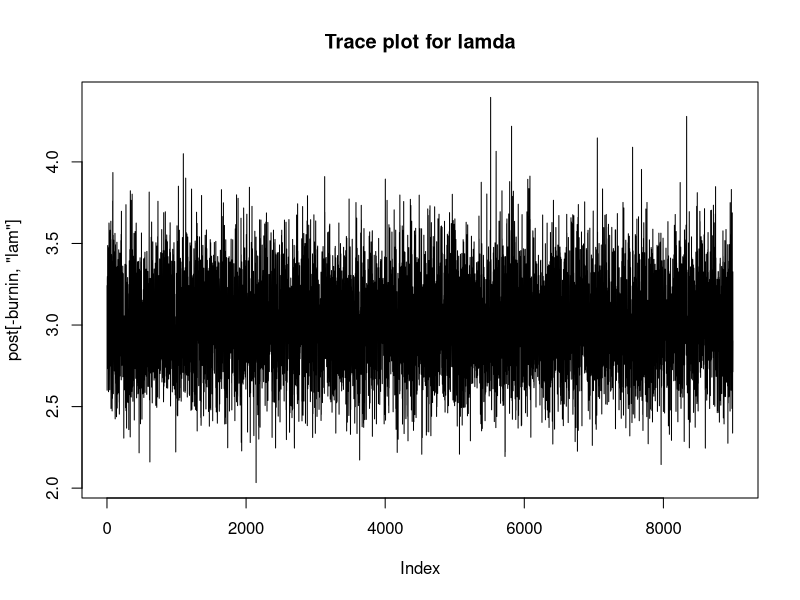
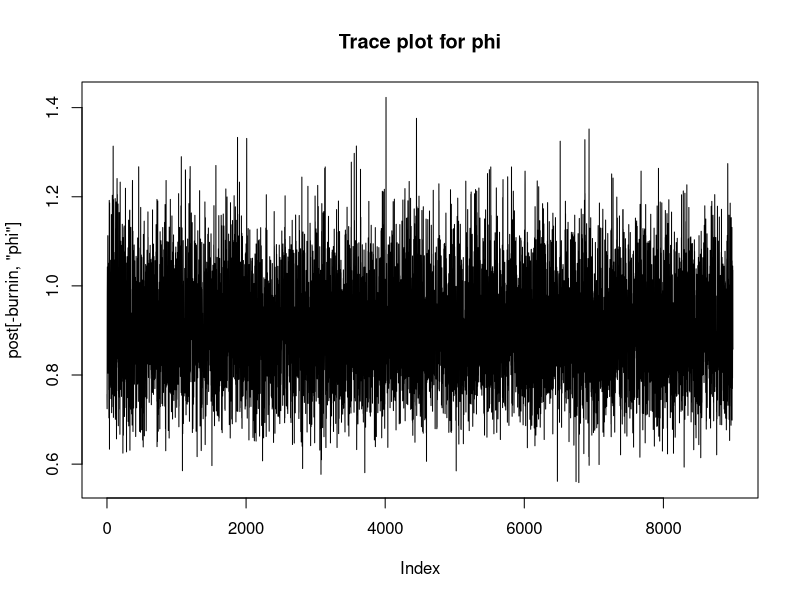
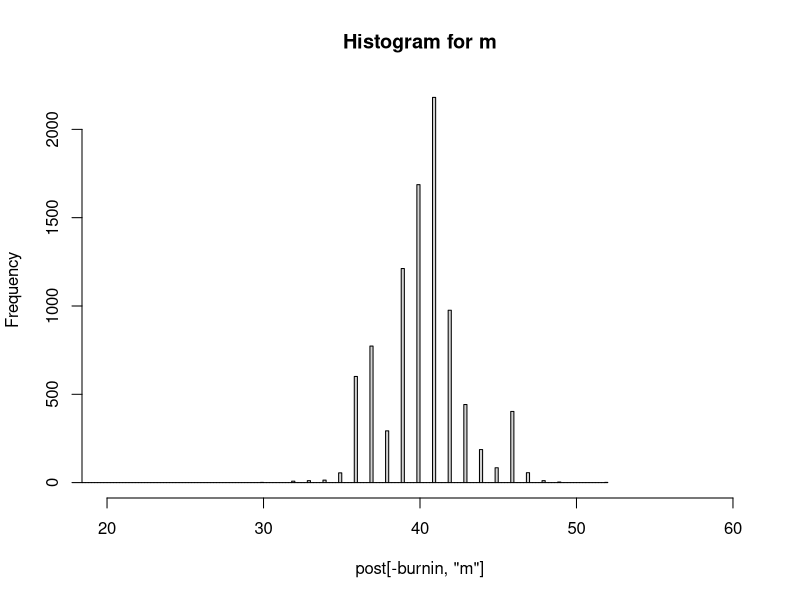
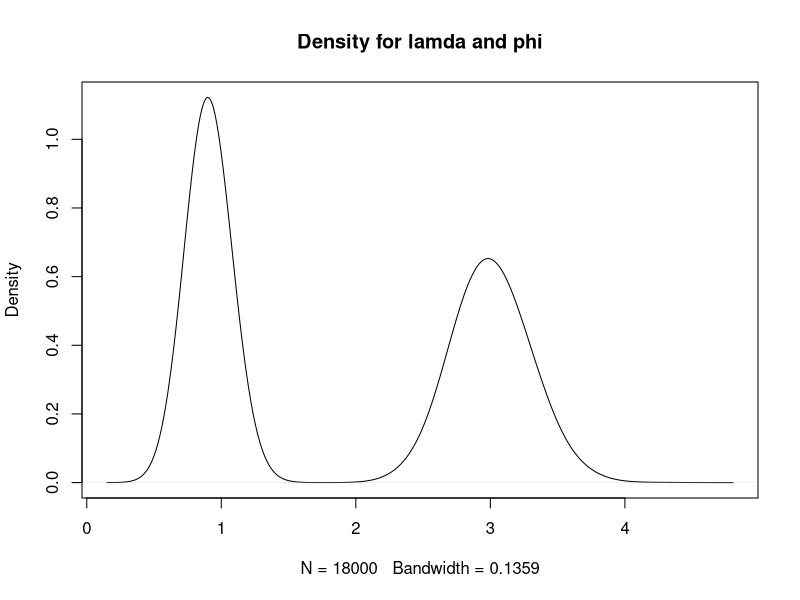

Here is the R script that generated these plots, in order:
##################################################################
##
## Carlin, Gelfand and Smith (1992): Hierarchical Bayesian Analysis of Changepoint Problems
## Counts of coal mining disasters in Great Britain by year from 1851 to 1962.
##
##################################################################
rm(list=ls(all=TRUE))
set.seed(79861)

y <- c(4,5,4,1,0,4,3,4,0,6,3,3,4,0,2,6,3,3,5,4,5,3,1,4,4,1,5,5,3,4,2,5,2,2,3,4,2,1,3,2,2,1,1,1,1,3,0,0,1,0,1,1,0,0,3,1,0,3,2,2,0,1,1,1,0,1,0,1,0,0,0,2,1,0,0,0,1,1,0,2,3,3,1,1,2,1,1,1,1,2,4,2,0,0,0,1,4,0,0,0,1,0,0,0,0,0,1,0,0,1, 0,1)
n <- length(y)


#update function for lamda
update.lamda<-function(m)
{
  sum.m<-sum(y[1:m])
  
  rgamma(1, sum.m+alpha,m+beta)
  
}

#update function for phi
update.phi<-function(m)
{
  sum.m<-sum(y[1:m])
  sum.n<-sum(y[1:n])
  
  rgamma(1, gam+sum.n-sum.m, n-m+delta)
  
}

#values for m is discrete, using sample function in R to update m 
update.m<-function(ulamda, uphi)
{
  unnormal.den.m<-rep(0,n)
  
  for(j in 1:n)
  {
 sum.j<-sum(y[1:j])
 sum.n<-sum(y[1:n])
 unnormal.den.m[j]<-ulamda^(sum.j)*uphi^(sum.n-sum.j)*exp(-j*ulamda)*exp(-(n-j)*uphi)
  }

#finding probabilities for m 
prob.m<-unnormal.den.m/sum(unnormal.den.m)
sample.m<-sample(1:n, 1, replace=T, prob.m)

return(sample.m)
 
}

#initializing values
alpha<-0.5
beta<-1.5
gam<-0.6
delta<-1.7

#set up MCMC
N.iter<-10000
post<-matrix(0, ncol=3, nrow=N.iter)
colnames(post)<- c("lam", "phi", "m")
post[1,]<-c(1,1,4)

for(i in 2:N.iter)
{
 post[i-1,"m"]<- update.m(post[i-1,"lam"], post[i-1,"phi"]) 
 print(post[i-1,"m"])
 post[i,"lam"]<- update.lamda(post[i-1,"m"])
 post[i,"phi"]<-update.phi(post[i-1,"m"])
 cat("iteration ", i, " of ", N.iter, "    \r")
 flush.console()
}

burnin <- 1:1000

#trace plots for lamda and phi
plot(post[-burnin,"lam"], type="l", main="Trace plot for lamda")
plot(post[-burnin,"phi"], type="l", main="Trace plot for phi" )

#histogram for m
hist(post[-burnin,"m"], xlim=range(20:60), breaks=200, main="Histogram for m")

## conditional posterior density graphs of lamda and phi
plot(density(c(post[-burnin,"lam"], post[-burnin,"phi"])), main="Density for lamda and phi")

## posterior means
apply(post[-burnin,], 2, mean)
#posterior 95% credible intervals
apply(post[-burnin,], 2, quantile, c(0.025, 0.975))

